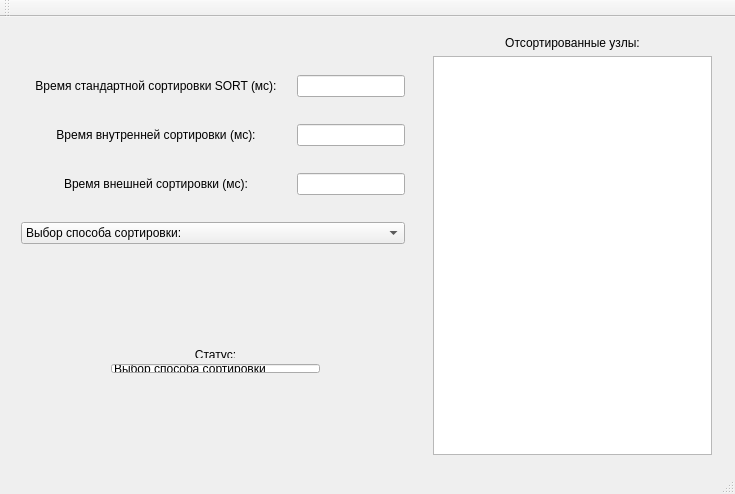
<?xml version="1.0" encoding="UTF-8"?>
<ui version="4.0">
 <class>MainWindow</class>
 <widget class="QMainWindow" name="MainWindow">
  <property name="geometry">
   <rect>
    <x>0</x>
    <y>0</y>
    <width>735</width>
    <height>494</height>
   </rect>
  </property>
  <property name="windowTitle">
   <string>MainWindow</string>
  </property>
  <widget class="QWidget" name="centralWidget">
   <widget class="QWidget" name="layoutWidget">
    <property name="geometry">
     <rect>
      <x>422</x>
      <y>8</y>
      <width>301</width>
      <height>441</height>
     </rect>
    </property>
    <layout class="QVBoxLayout" name="verticalLayout">
     <item>
      <widget class="QLabel" name="label_2">
       <property name="text">
        <string>&lt;html&gt;&lt;head/&gt;&lt;body&gt;&lt;p align=&quot;center&quot;&gt;Отсортированные узлы:&lt;/p&gt;&lt;/body&gt;&lt;/html&gt;</string>
       </property>
      </widget>
     </item>
     <item>
      <widget class="QTextEdit" name="textEdit">
       <property name="cursor" stdset="0">
        <cursorShape>IBeamCursor</cursorShape>
       </property>
       <property name="readOnly">
        <bool>true</bool>
       </property>
      </widget>
     </item>
    </layout>
   </widget>
   <widget class="QWidget" name="">
    <property name="geometry">
     <rect>
      <x>100</x>
      <y>320</y>
      <width>231</width>
      <height>47</height>
     </rect>
    </property>
    <layout class="QVBoxLayout" name="verticalLayout_3">
     <item>
      <widget class="QLabel" name="label_5">
       <property name="text">
        <string>&lt;html&gt;&lt;head/&gt;&lt;body&gt;&lt;p align=&quot;center&quot;&gt;Статус:&lt;/p&gt;&lt;/body&gt;&lt;/html&gt;</string>
       </property>
      </widget>
     </item>
     <item>
      <widget class="QLineEdit" name="Stat">
       <property name="text">
        <string>Выбор способа сортировки</string>
       </property>
       <property name="readOnly">
        <bool>true</bool>
       </property>
      </widget>
     </item>
    </layout>
   </widget>
   <widget class="QWidget" name="">
    <property name="geometry">
     <rect>
      <x>10</x>
      <y>26</y>
      <width>406</width>
      <height>233</height>
     </rect>
    </property>
    <layout class="QVBoxLayout" name="verticalLayout_2">
     <item>
      <layout class="QHBoxLayout" name="horizontalLayout">
       <item>
        <widget class="QLabel" name="label">
         <property name="text">
          <string>&lt;html&gt;&lt;head/&gt;&lt;body&gt;&lt;p align=&quot;center&quot;&gt;Время стандартной сортировки SORT (мс):&lt;/p&gt;&lt;/body&gt;&lt;/html&gt;</string>
         </property>
        </widget>
       </item>
       <item>
        <widget class="QLineEdit" name="time_SORT">
         <property name="enabled">
          <bool>true</bool>
         </property>
         <property name="sizePolicy">
          <sizepolicy hsizetype="Fixed" vsizetype="Fixed">
           <horstretch>69</horstretch>
           <verstretch>22</verstretch>
          </sizepolicy>
         </property>
         <property name="minimumSize">
          <size>
           <width>69</width>
           <height>22</height>
          </size>
         </property>
         <property name="readOnly">
          <bool>true</bool>
         </property>
        </widget>
       </item>
      </layout>
     </item>
     <item>
      <layout class="QHBoxLayout" name="horizontalLayout_2">
       <item>
        <widget class="QLabel" name="label_3">
         <property name="text">
          <string>&lt;html&gt;&lt;head/&gt;&lt;body&gt;&lt;p align=&quot;center&quot;&gt;Время внутренней сортировки (мс):&lt;/p&gt;&lt;/body&gt;&lt;/html&gt;</string>
         </property>
        </widget>
       </item>
       <item>
        <widget class="QLineEdit" name="time_INSIDE">
         <property name="enabled">
          <bool>true</bool>
         </property>
         <property name="sizePolicy">
          <sizepolicy hsizetype="Fixed" vsizetype="Fixed">
           <horstretch>69</horstretch>
           <verstretch>22</verstretch>
          </sizepolicy>
         </property>
         <property name="minimumSize">
          <size>
           <width>69</width>
           <height>22</height>
          </size>
         </property>
         <property name="readOnly">
          <bool>true</bool>
         </property>
        </widget>
       </item>
      </layout>
     </item>
     <item>
      <layout class="QHBoxLayout" name="horizontalLayout_3">
       <item>
        <widget class="QLabel" name="label_4">
         <property name="text">
          <string>&lt;html&gt;&lt;head/&gt;&lt;body&gt;&lt;p align=&quot;center&quot;&gt;Время внешней сортировки (мс):&lt;/p&gt;&lt;/body&gt;&lt;/html&gt;</string>
         </property>
        </widget>
       </item>
       <item>
        <widget class="QLineEdit" name="time_OUTSIDE">
         <property name="enabled">
          <bool>true</bool>
         </property>
         <property name="sizePolicy">
          <sizepolicy hsizetype="Fixed" vsizetype="Fixed">
           <horstretch>69</horstretch>
           <verstretch>22</verstretch>
          </sizepolicy>
         </property>
         <property name="minimumSize">
          <size>
           <width>69</width>
           <height>22</height>
          </size>
         </property>
         <property name="readOnly">
          <bool>true</bool>
         </property>
        </widget>
       </item>
      </layout>
     </item>
     <item>
      <widget class="QComboBox" name="comboBox">
       <item>
        <property name="text">
         <string>Выбор способа сортировки:</string>
        </property>
       </item>
       <item>
        <property name="text">
         <string>1) SORT</string>
        </property>
       </item>
       <item>
        <property name="text">
         <string>2) Внутренняя сортировка</string>
        </property>
       </item>
       <item>
        <property name="text">
         <string>3) Внешняя сортировка</string>
        </property>
       </item>
      </widget>
     </item>
    </layout>
   </widget>
  </widget>
  <widget class="QToolBar" name="mainToolBar">
   <attribute name="toolBarArea">
    <enum>TopToolBarArea</enum>
   </attribute>
   <attribute name="toolBarBreak">
    <bool>false</bool>
   </attribute>
  </widget>
  <widget class="QStatusBar" name="statusBar"/>
 </widget>
 <layoutdefault spacing="6" margin="11"/>
 <resources/>
 <connections/>
</ui>
